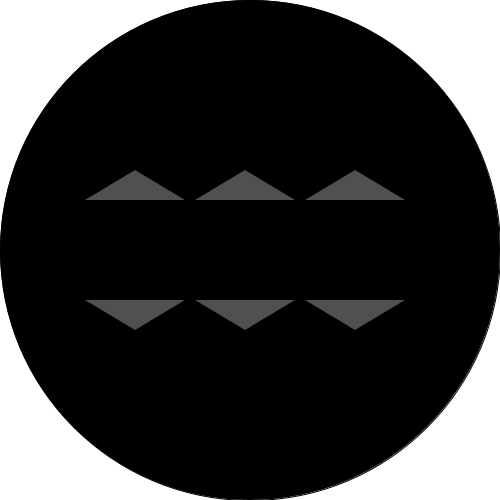
Frame 1 (no input)
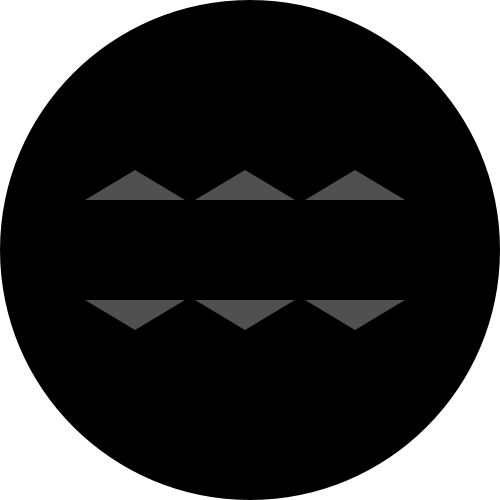
Frame 60 (the mouse pressed at the canvas centre just before this capture)
Frame 120 (the mouse held since frame 60 and released just before this capture): identical to frame 60, image omitted

The Processing sketch that drew these frames (run headless with seeded random() and noise(); from frame 60 on, the mouse is pressed at the canvas centre):

// Processing sketch: processing_133656
// ── processing_133656.pde

int rectR = 0, rectG = 0, rectB = 0;
float bgR = 255, bgG = 255, bgB = 255;
int cSize = 500;

void setup(){
  size(500,500);
}

void draw(){
  buttonPress();
  background(bgR,bgG,bgB);
  fill(0);
  ellipse(250,250,cSize,cSize);
  noStroke();
  fill(rectR,rectG,rectB);
  rect(85,200,100,100);
  rect(195,200,100,100);
  rect(305,200,100,100);
  noFill();
  rect(85,170,100,30);
  rect(195,170,100,30);
  rect(305,170,100,30);
  rect(85,300,100,30);
  rect(195,300,100,30);
  rect(305,300,100,30);
  triButtons();
}

void buttonPress(){
  if(mouseX>85 && mouseX<185 && mouseY>170 && mouseY<200 && mousePressed==true){
    rectR++;
    bgR--;
    cSize--;
  }
  if(mouseX>195 && mouseX<295 && mouseY>170 && mouseY<200 && mousePressed==true){
    rectG++;
    bgG--;
    cSize--;
  }
  if(mouseX>305 && mouseX<405 && mouseY>170 && mouseY<200 && mousePressed==true){
    rectB++;
    bgB--;
    cSize--;
  }
  if(mouseX>85 && mouseX<185 && mouseY>300 && mouseY<330 && mousePressed==true){
    rectR--;
    bgR++;
    cSize++;
  }
  if(mouseX>195 && mouseX<295 && mouseY>300 && mouseY<330 && mousePressed==true){
    rectG--;
    bgG++;
    cSize++;
  }
  if(mouseX>305 && mouseX<405 && mouseY>300 && mouseY<330 && mousePressed==true){
    rectB--;
    bgB++;
    cSize++;
  }
}

void triButtons(){
  if(mouseX>85 && mouseX<185 && mouseY>170 && mouseY<200){
    fill(255);
    triangle(85,200,135,170,185,200);
  }
  else{
    fill(160,160,160,127);
    triangle(85,200,135,170,185,200);
  }
  if(mouseX>195 && mouseX<295 && mouseY>170 && mouseY<200){
    fill(255);
    triangle(195,200,245,170,295,200);
  }
  else{
    fill(160,160,160,127);
    triangle(195,200,245,170,295,200);
  }
  if(mouseX>305 && mouseX<405 && mouseY>170 && mouseY<200){
    fill(255);
    triangle(305,200,355,170,405,200);
  }
  else{
    fill(160,160,160,127);
    triangle(305,200,355,170,405,200);
  }
  if(mouseX>85 && mouseX<185 && mouseY>300 && mouseY<330){
    fill(255);
    triangle(85,300,135,330,185,300);
  }
  else{
    fill(160,160,160,127);
    triangle(85,300,135,330,185,300);
  }
  if(mouseX>195 && mouseX<295 && mouseY>300 && mouseY<330){
    fill(255);
    triangle(195,300,245,330,295,300);
  }
  else{
    fill(160,160,160,127);
    triangle(195,300,245,330,295,300);
  }
  if(mouseX>305 && mouseX<405 && mouseY>300 && mouseY<330){
    fill(255);
    triangle(305,300,355,330,405,300);
  }
  else{
    fill(160,160,160,127);
    triangle(305,300,355,330,405,300);
  }
}
